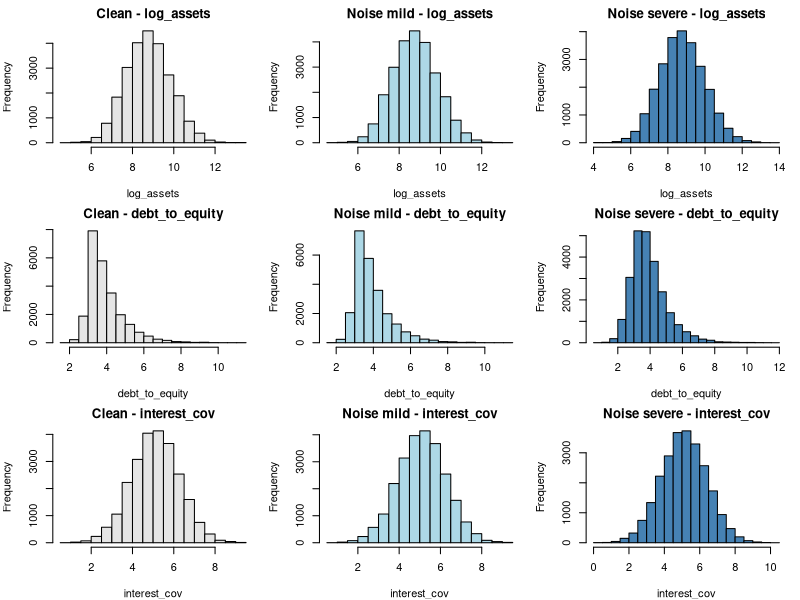
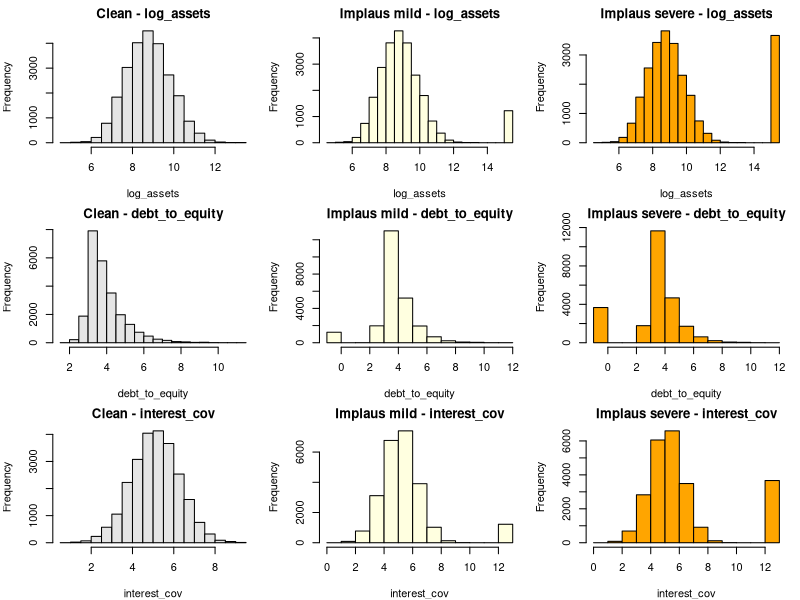

Write R code to recreate these figures, in order.
## ---- chunk 1
knitr::opts_chunk$set(echo = TRUE)

## ---- chunk 2
rescale_with_clean_params <- function(x_impaired, scaling_params) {
    (x_impaired - scaling_params["mean"]) / scaling_params["sd"]
  }

# for random noise only
rescale_mean_only <- function(x_impaired, scaling_params) {
  x_impaired - scaling_params["mean"]
}

# implausible values doesn't get rescaled

## ---- chunk 3


# Creating panel data

# have an inner loop that simulates years / data for one business
# and an outer loop that simulates for multiple businesses

##########################################

simulate_clean_data_panel <- function(N = 5000, seed = 1,
                                      min_term = 3, max_term = 7,
                                      drift_sd_log_assets     = 0.05,
                                      drift_sd_debt_to_equity = 0.03,
                                      drift_sd_interest_cov   = 0.03,
                                      drift_scale             = 0.3,
                                      seasoning_period        = 1) {
  set.seed(seed)
  
  # ============================================================
  # PHASE 1: FIRM ORIGINATION
  # ============================================================
  
  firm_age_orig <- rgamma(N, shape = 3, rate = 0.15)
  sector        <- sample(0:1, N, replace = TRUE)
  
  log_assets_orig     <- 8 + 0.03 * firm_age_orig + 0.3 * sector + rnorm(N, 0, 1) # log bc very right-skewed
  debt_to_equity_orig <- pmax(3 - 0.1 * scale(log_assets_orig) - 0.02 * scale(firm_age_orig) +
                                rgamma(N, shape = 1, rate = 1), 0)
  interest_cov_orig   <- pmax(5 - 0.4 * scale(debt_to_equity_orig) + 0.3 * scale(log_assets_orig) +
                                rnorm(N, 0, 1), 0)
  
  log_assets_mean     <- mean(log_assets_orig);     log_assets_sd     <- sd(log_assets_orig)
  debt_to_equity_mean <- mean(debt_to_equity_orig); debt_to_equity_sd <- sd(debt_to_equity_orig)
  interest_cov_mean   <- mean(interest_cov_orig);   interest_cov_sd   <- sd(interest_cov_orig)
  firm_age_mean       <- mean(firm_age_orig);       firm_age_sd       <- sd(firm_age_orig)
  
  firm_id      <- sprintf("FIRM_%05d", seq_len(N))
  vintage_year <- sample(2005:2025, N, replace = TRUE)
  loan_term    <- sample(min_term:max_term, N, replace = TRUE)
  
  # Firm trajectory type: assigned once at origination, fixed for the firm's lifetime.
  # Determines the direction of the drift mean in the annual random walk.
  # Deteriorating firms face state-dependent worsening (as before).
  # Stable firms follow a pure random walk with zero drift mean.
  # Improving firms experience a gentle drift in the opposite direction --
  # leverage falls slowly, coverage and assets improve.
  # Proportions (0.2 / 0.6 / 0.2) reflect a realistic credit portfolio
  # where most firms are broadly stable and distressed/improving firms are minorities.
  trajectory <- sample(c("deteriorating", "stable", "improving"),
                       N, replace = TRUE, prob = c(0.2, 0.6, 0.2))
  
  # ============================================================
  # PHASE 2: TRUE COEFFICIENTS
  # beta0 lowered from -3.5 to -4.2 to reduce the annual default
  # probability, giving firms runway to deteriorate before defaulting
  # rather than exiting immediately at origination.
  # ============================================================
  
  beta0               <- -4.2
  beta_log_assets     <- -0.2
  beta_debt_to_equity <-  0.4
  beta_interest_cov   <- -0.3
  beta_sector         <-  0.2
  beta_firm_age       <- -0.1
  
  # ============================================================
  # PHASE 3: PANEL EXPANSION
  # ============================================================
  
  rows <- vector("list", N)
  
  for (i in seq_len(N)) {
    
    la  <- log_assets_orig[i]
    dte <- debt_to_equity_orig[i]
    ic  <- interest_cov_orig[i]
    fa  <- firm_age_orig[i]
    
    firm_rows <- vector("list", loan_term[i])
    
    for (t in seq_len(loan_term[i])) {
      
      # --- 3a. State-dependent drift from year 2 onward ---
      if (t > 1) {
        
        # Standardize current values to compute pd_curr as deterioration weight
        la_z_curr  <- (la  - log_assets_mean)     / log_assets_sd
        dte_z_curr <- (dte - debt_to_equity_mean) / debt_to_equity_sd
        ic_z_curr  <- (ic  - interest_cov_mean)   / interest_cov_sd
        fa_z_curr  <- (fa  - firm_age_mean)        / firm_age_sd
        
        pd_curr <- plogis(beta0 +
                            beta_log_assets     * la_z_curr +
                            beta_debt_to_equity * dte_z_curr +
                            beta_interest_cov   * ic_z_curr +
                            beta_sector         * sector[i] +
                            beta_firm_age       * fa_z_curr)
        
        # Drift means are determined by trajectory type.
        # Deteriorating: state-dependent push toward worse financials, scaled by pd_curr.
        # Stable: pure random walk, drift mean = 0 for all variables.
        # Improving: gentle fixed drift in the positive direction, independent of pd_curr.
        #   A fixed (not state-dependent) improvement rate reflects firms that are
        #   genuinely deleveraging or growing, rather than just getting lucky.
        if (trajectory[i] == "deteriorating") {
          drift_mean_dte <- +drift_scale * pd_curr
          drift_mean_ic  <- -drift_scale * pd_curr
          drift_mean_la  <- -drift_scale * 0.5 * pd_curr
        } else if (trajectory[i] == "stable") {
          drift_mean_dte <- 0
          drift_mean_ic  <- 0
          drift_mean_la  <- 0
        } else {  # improving
          drift_mean_dte <- -drift_scale * 0.5   # leverage slowly falls
          drift_mean_ic  <-  drift_scale * 0.5   # coverage slowly rises
          drift_mean_la  <-  drift_scale * 0.25  # assets grow modestly
        }
        
        dte <- pmax(dte + rnorm(1, mean = drift_mean_dte, sd = drift_sd_debt_to_equity), 0)
        ic  <- pmax(ic  + rnorm(1, mean = drift_mean_ic,  sd = drift_sd_interest_cov),   0)
        la  <-      la  + rnorm(1, mean = drift_mean_la,  sd = drift_sd_log_assets)
        fa  <- fa + 1
      }
      
      # --- 3b. Standardize using origination-year scaling parameters ---
      la_z  <- (la  - log_assets_mean)     / log_assets_sd
      dte_z <- (dte - debt_to_equity_mean) / debt_to_equity_sd
      ic_z  <- (ic  - interest_cov_mean)   / interest_cov_sd
      fa_z  <- (fa  - firm_age_mean)        / firm_age_sd
      
      # --- 3c. Compute default probability and draw outcome ---
      linpred <- beta0 +
        beta_log_assets     * la_z  +
        beta_debt_to_equity * dte_z +
        beta_interest_cov   * ic_z  +
        beta_sector         * sector[i] +
        beta_firm_age       * fa_z
      pd_true <- plogis(linpred)
      
      # --- 3d. Seasoning period: no defaults allowed in early years ---
      # Firms must survive at least `seasoning_period` years before they
      # are eligible to default. This reflects real credit portfolio
      # behaviour and ensures the deterioration mechanism has time to act.
      if (t <= seasoning_period) {
        default <- 0L
      } else {
        default <- rbinom(1, size = 1, prob = pd_true)
      }
      
      repaid <- as.integer(!default & t == loan_term[i])
      
      # --- 3e. Store this firm-year row ---
      firm_rows[[t]] <- data.frame(
        firm_id          = firm_id[i],
        vintage_year     = vintage_year[i],
        obs_year         = vintage_year[i] + t - 1,
        years_on_book    = t,
        sector           = sector[i],
        loan_term        = loan_term[i],
        trajectory       = trajectory[i],        # added
        log_assets       = la,
        debt_to_equity   = dte,
        interest_cov     = ic,
        firm_age         = fa,
        log_assets_z     = la_z,
        debt_to_equity_z = dte_z,
        interest_cov_z   = ic_z,
        firm_age_z       = fa_z,
        pd_true          = pd_true,
        default          = default,
        repaid           = repaid
      )
      
      if (default == 1L) {
        firm_rows <- firm_rows[seq_len(t)]
        break
      }
    }
    
    rows[[i]] <- do.call(rbind, firm_rows)
  }
  
  panel <- do.call(rbind, rows)
  
  # ============================================================
  # PHASE 4: REPORTING
  # ============================================================
  
  n_rows      <- nrow(panel)
  n_defaulted <- sum(panel$default)
  n_repaid    <- length(unique(panel$firm_id[panel$repaid == 1]))
  
  cat("Firms simulated:       ", N, "\n")
  cat("Total firm-year rows:  ", n_rows, "\n")
  cat("Default events:        ", n_defaulted,
      sprintf("(%.1f%% of firm-years)\n", 100 * n_defaulted / n_rows))
  cat("Firms repaid:          ", n_repaid, "\n")
  cat("Obs year range:        ", min(panel$obs_year), "to", max(panel$obs_year), "\n")
  
  # --- Deterioration diagnostic ---
  # For firms that defaulted, compare mean pd_true in their first observed
  # year vs their final (default) year. A healthy gap confirms the drift
  # mechanism is doing its job before exit.
  defaulted_firms <- panel[panel$default == 1, "firm_id"]
  defaulter_panel <- panel[panel$firm_id %in% defaulted_firms, ]
  
  pd_trajectory <- do.call(rbind, lapply(
    split(defaulter_panel, defaulter_panel$firm_id),
    function(df) {
      df_sorted <- df[order(df$years_on_book), ]
      data.frame(pd_year1 = df_sorted$pd_true[1],
                 pd_final = df_sorted$pd_true[nrow(df_sorted)])
    }
  ))
  
  cat("\n--- Deterioration diagnostic (defaulting firms only) ---\n")
  cat("Mean pd_true year 1:  ", round(mean(pd_trajectory$pd_year1), 4), "\n")
  cat("Mean pd_true final:   ", round(mean(pd_trajectory$pd_final), 4), "\n")
  cat("Mean years observed:  ",
      round(mean(tapply(defaulter_panel$firm_id, defaulter_panel$firm_id, length)), 2), "\n")
  
  # ============================================================
  # PHASE 5: RETURN
  # ============================================================
  
  list(
    data = panel,
    scaling = list(
      log_assets     = c(mean = log_assets_mean,     sd = log_assets_sd),
      debt_to_equity = c(mean = debt_to_equity_mean, sd = debt_to_equity_sd),
      interest_cov   = c(mean = interest_cov_mean,   sd = interest_cov_sd),
      firm_age       = c(mean = firm_age_mean,        sd = firm_age_sd)
    ),
    true_betas = c(
      intercept       = beta0,
      log_assets      = beta_log_assets,
      debt_to_equity  = beta_debt_to_equity,
      interest_cov    = beta_interest_cov,
      sector          = beta_sector,
      firm_age        = beta_firm_age
    )
  )
}





## ---- chunk 4

######################################################################

result <- simulate_clean_data_panel()

###################################################################

dat    <- result$data


mean(dat$default)  # default rate check - should be near the "truth"

## ---- chunk 5
## Model fit
# Fitting a logistic regression -- this is the baseline model
# fitcheck_raw uses raw inputs, fitcheck_scaled uses pre-scaled inputs (should recover true betas)

# Raw inputs -- coefficients not directly comparable to true betas
fitcheck_raw <- glm(default ~ log_assets + debt_to_equity + interest_cov + sector + firm_age,
            data = dat, family = binomial())
summary(fitcheck_raw)

# Pre-scaled inputs -- coefficients should recover true betas, but slightly looser because the trajectory mechanism introduces heterogeneity
#   also because we have repeated observations per firm so no more independece

fitcheck_scaled <- glm(default ~ log_assets_z + debt_to_equity_z + interest_cov_z + 
                      sector + firm_age_z,
            data = dat, family = binomial())
summary(fitcheck_scaled)

# Compare estimated vs true betas -- this is your coefficient recovery check
true_betas <- result$true_betas

recovery <- data.frame(
  true      = true_betas,
  estimated = coef(fitcheck_scaled),
  diff      = coef(fitcheck_scaled) - true_betas
)
print(round(recovery, 4))

## ---- chunk 6

## ---- chunk 7
impair_mcar <- function(dat, scaling, severity = "mild") {
  
  # Realistic placeholder severity levels
  # Mild: ~5-10% missing, Severe: ~25-30% missing
  miss_prob <- switch(severity,
    mild   = 0.08,
    severe = 0.28
  )
  
  dat_impaired <- dat
  n <- nrow(dat)
  
  # Apply MCAR to financial ratio columns only
  # (sector and firm_age are typically always observed)
  financial_vars <- c("log_assets", "debt_to_equity", "interest_cov")
  
  for (var in financial_vars) {
    
    # Introduce missingness completely at random
    missing_idx <- rbinom(n, 1, prob = miss_prob) == 1
    dat_impaired[[var]][missing_idx] <- NA
    
        # Sanity check: print realized missing rate before imputation
    cat(sprintf("MCAR missing rate for %s: %.3f\n", var, mean(missing_idx)))
    
    
    # Placeholder imputation: clean mean (will be swapped out later)
    clean_mean <- scaling[[var]]["mean"]
    dat_impaired[[var]][is.na(dat_impaired[[var]])] <- clean_mean
    
    # Rescale using clean parameters
    dat_impaired[[paste0(var, "_z")]] <- rescale_with_clean_params(
      dat_impaired[[var]],
      scaling[[var]]
    )
  }
  
  # Track what was impaired for later evaluation
  attr(dat_impaired, "impairment") <- list(
    type      = "MCAR",
    severity  = severity,
    miss_prob = miss_prob,
    vars      = financial_vars
  )
  
  dat_impaired
}


## ---- chunk 8

dat_mcar_mild   <- impair_mcar(dat, result$scaling, severity = "mild")
dat_mcar_severe <- impair_mcar(dat, result$scaling, severity = "severe")


## ---- chunk 9

impair_mnar <- function(dat, scaling, severity = "mild") {
  
  # MNAR: missingness in interest_cov depends on interest_cov itself
  # Mechanism: firms with poor interest coverage strategically omit reporting
  # This is MNAR because missingness depends on the unobserved value of the
  # variable itself (Little & Rubin, 2002; Zhang, 2023, p. 117).
  # Logistic regression method used for realistic gradual probability change.
  
  # Note: interest_cov_z (standardised using clean params) is used as the
  # predictor so the intercept/coefficient scale is interpretable and
  # comparable across severity levels.
  
  # Intercepts tuned to match MCAR/MAR severity levels for fair comparison:
  # Mild: ~8% average missing, Severe: ~28% average missing
  mnar_intercept <- switch(severity,
    mild   = -3.5,
    severe = -1.5
  )
  
  dat_impaired <- dat
  n <- nrow(dat)
  
  # Use the clean standardised interest_cov as the predictor
  # Negative coefficient: lower interest coverage = higher missingness prob
  prob_missing <- plogis(mnar_intercept - 1.0 * dat$interest_cov_z)
  
  # Sanity check
  cat("Average MNAR missing rate:", round(mean(prob_missing), 3), "\n")
  
  # Apply missingness
  missing_idx <- rbinom(n, 1, prob = prob_missing) == 1
  dat_impaired$interest_cov[missing_idx] <- NA
  
  # Placeholder imputation: clean mean (will be swapped out later)
  clean_mean <- scaling$interest_cov["mean"]
  dat_impaired$interest_cov[is.na(dat_impaired$interest_cov)] <- clean_mean
  
  # Rescale using clean parameters
  dat_impaired$interest_cov_z <- rescale_with_clean_params(
    dat_impaired$interest_cov,
    scaling$interest_cov
  )
  
  # Tag with metadata
  attr(dat_impaired, "impairment") <- list(
    type           = "MNAR",
    severity       = severity,
    mnar_intercept = mnar_intercept,
    mnar_coef      = -1.0,
    avg_miss_rate  = mean(prob_missing),
    driven_by      = "interest_cov_z",
    vars           = "interest_cov"
  )
  
  dat_impaired
}


## ---- chunk 10

dat_mnar_mild   <- impair_mnar(dat, result$scaling, severity = "mild")
dat_mnar_severe <- impair_mnar(dat, result$scaling, severity = "severe")


## ---- chunk 11

impair_mar <- function(dat, scaling, severity = "mild") {
  
  # MAR: missingness in interest_cov depends on firm_age (fully observed)
  # Mechanism: older firms less likely to report interest coverage
  # This is MAR because firm_age is always observed — the missingness
  # predictor is not the variable with missing data (Little & Rubin, 2002;
  # Zhang, 2023). Logistic regression method used for realistic gradual
  # probability change (Zhang, 2023, p. 116).
  
  # Intercepts tuned to match MCAR severity levels for fair comparison:
  # Mild: ~8% average missing, Severe: ~28% average missing
  mar_intercept <- switch(severity,
    mild   = -3.5,
    severe = -1.5
  )
  
  dat_impaired <- dat
  n <- nrow(dat)
  
  # Missingness probability increases with firm age
  prob_missing <- plogis(mar_intercept + 0.05 * dat$firm_age)
  
  # Sanity check
  cat("Average MAR missing rate:", round(mean(prob_missing), 3), "\n")
  
  # Apply missingness
  missing_idx <- rbinom(n, 1, prob = prob_missing) == 1
  dat_impaired$interest_cov[missing_idx] <- NA
  
  # Placeholder imputation: clean mean (will be swapped out later)
  clean_mean <- scaling$interest_cov["mean"]
  dat_impaired$interest_cov[is.na(dat_impaired$interest_cov)] <- clean_mean
  
  # Rescale using clean parameters
  dat_impaired$interest_cov_z <- rescale_with_clean_params(
    dat_impaired$interest_cov,
    scaling$interest_cov
  )
  
  # Tag with metadata
  attr(dat_impaired, "impairment") <- list(
    type           = "MAR",
    severity       = severity,
    mar_intercept  = mar_intercept,
    avg_miss_rate  = mean(prob_missing),
    driven_by      = "firm_age",
    vars           = "interest_cov"
  )
  
  dat_impaired
}

## ---- chunk 12

dat_mar_mild   <- impair_mar(dat, result$scaling, severity = "mild")
dat_mar_severe <- impair_mar(dat, result$scaling, severity = "severe")



## ---- chunk 13


impair_noise <- function(dat, scaling, severity = "mild") {
  
  # Measurement noise: Gaussian noise added to continuous financial predictors
  # Severity defined as % of each variable's clean SD
  # mild: SD_noise = 10% of clean SD, severe: SD_noise = 50% of clean SD
  noise_sd_multiplier <- switch(severity,
    mild   = 0.10,
    severe = 0.50
  )
  
  dat_impaired <- dat
  n <- nrow(dat)
  
  # Variables to corrupt — continuous financial predictors only
  # (firm_age excluded: it drives MNAR so corrupting it would confound comparisons)
  # (sector excluded: categorical)
  noise_vars <- c("log_assets", "debt_to_equity", "interest_cov")
  
  for (v in noise_vars) {
    clean_sd   <- scaling[[v]]["sd"]
    noise      <- rnorm(n, mean = 0, sd = noise_sd_multiplier * clean_sd)
    dat_impaired[[v]] <- dat_impaired[[v]] + noise
  }
  
  # Print SD inflation per variable so you can verify severity
  for (v in noise_vars) {
    cat(sprintf("Noise SD for %s: %.4f (%.0f%% of clean SD = %.4f)\n",
      v,
      noise_sd_multiplier * scaling[[v]]["sd"],
      noise_sd_multiplier * 100,
      scaling[[v]]["sd"]
    ))
  }
  
  # Rescale using clean parameters for MEAN ONLY
for (v in noise_vars) {
  z_name <- paste0(v, "_z")
  dat_impaired[[z_name]] <- rescale_mean_only(
    dat_impaired[[v]],
    scaling[[v]]
  )
}
  
  # Tag with metadata
  attr(dat_impaired, "impairment") <- list(
    type               = "noise",
    severity           = severity,
    noise_sd_multiplier = noise_sd_multiplier,
    vars               = noise_vars
  )
  
  dat_impaired
}



## ---- chunk 14

dat_noise_mild   <- impair_noise(dat, result$scaling, severity = "mild")
dat_noise_severe <- impair_noise(dat, result$scaling, severity = "severe")
## ---- chunk 15

impair_implausible <- function(dat, scaling, severity = "mild") {
  
  # Implausible values: replace a random subset of rows with domain-invalid
  # or extreme outlier values, depending on the variable
  # Severity controls the % of rows corrupted
  # PLACEHOLDER rates — to be confirmed with company supervisors
  corrupt_rate <- switch(severity,
    mild   = 0.05,  # 5% of rows corrupted
    severe = 0.15   # 15% of rows corrupted
  )
  
  dat_impaired <- dat
  n <- nrow(dat)
  
  # --- Define implausible value per variable ---
  # PLACEHOLDER definitions — swap these out once company confirms benchmarks
  implausible_values <- list(
    log_assets     = mean(dat$log_assets) + 6 * sd(dat$log_assets),  # extreme high outlier
    debt_to_equity = -1,                                               # domain-invalid: negative
    interest_cov   = mean(dat$interest_cov) + 6 * sd(dat$interest_cov), # extreme high outlier
    firm_age       = -10                                               # domain-invalid: negative age
  )
  
  implausible_vars <- names(implausible_values)
  
  # --- Inject implausible values ---
  for (v in implausible_vars) {
    corrupt_idx <- sample(n, size = floor(corrupt_rate * n), replace = FALSE)
    dat_impaired[[v]][corrupt_idx] <- implausible_values[[v]]
    cat(sprintf("Implausible values injected in %s: %d rows (%.0f%%), value = %.2f\n",
      v,
      length(corrupt_idx),
      corrupt_rate * 100,
      implausible_values[[v]]
    ))
  }
  
  # No rescaling — implausible values are intended to distort the variable's
  # distribution. Rescaling would compress the damage and understate the impairment effect.
  
  # Tag with metadata
  attr(dat_impaired, "impairment") <- list(
    type         = "implausible",
    severity     = severity,
    corrupt_rate = corrupt_rate,
    vars         = implausible_vars
  )
  
  dat_impaired
}


## ---- chunk 16

dat_impl_mild   <- impair_implausible(dat, result$scaling, severity = "mild")
dat_impl_severe <- impair_implausible(dat, result$scaling, severity = "severe")


## ---- chunk 17

# ── Sanity Checks: All Impairment Functions ────────────────────────────────

# Assumes the following objects exist in your environment:
# dat                                        (clean data)
# dat_mcar_mild,    dat_mcar_severe
# dat_mnar_mild,    dat_mnar_severe
# dat_noise_mild,   dat_noise_severe
# dat_impl_mild,    dat_impl_severe
# scaling <- attr(dat, "scaling")


scaling <- attr(result, "scaling")


# ── 1. Missing rates (MCAR & MNAR) ────────────────────────────────────────

cat("=== Missing Rates ===\n")
cat("MCAR mild:  ", round(mean(is.na(dat_mcar_mild$interest_cov)), 3),  "\n")
cat("MCAR severe:", round(mean(is.na(dat_mcar_severe$interest_cov)), 3), "\n")
cat("MNAR mild:  ", round(mean(is.na(dat_mnar_mild$interest_cov)), 3),  "\n")
cat("MNAR severe:", round(mean(is.na(dat_mnar_severe$interest_cov)), 3), "\n")

# zero bc we imputed

# ── 2. MNAR missingness increases with firm age ────────────────────────────

cat("\n=== MNAR: Missing Rate by Firm Age Quartile ===\n")
age_bins <- cut(dat$firm_age, breaks = 4)

cat("Mild:\n")
print(round(tapply(is.na(dat_mnar_mild$interest_cov), age_bins, mean), 3))

cat("Severe:\n")
print(round(tapply(is.na(dat_mnar_severe$interest_cov), age_bins, mean), 3))

# again...zero because imputation

# ── 3. Noise inflated SD ──────────────────────────────────────────────────

cat("\n=== Noise: SD Before and After ===\n")
noise_vars <- c("log_assets", "debt_to_equity", "interest_cov")

for (v in noise_vars) {
  cat(sprintf("%-20s clean SD: %.4f | mild SD: %.4f | severe SD: %.4f\n",
    v,
    sd(dat[[v]]),
    sd(dat_noise_mild[[v]]),
    sd(dat_noise_severe[[v]])
  ))
}

# ── 4. Implausible values are present ─────────────────────────────────────

cat("\n=== Implausible: Summary of Affected Variables ===\n")
impl_vars <- c("log_assets", "debt_to_equity", "interest_cov", "firm_age")

for (v in impl_vars) {
  cat(sprintf("\n%s:\n", v))
  cat("  mild max:  ", round(max(dat_impl_mild[[v]]),  2), "\n")
  cat("  severe max:", round(max(dat_impl_severe[[v]]), 2), "\n")
}

for (v in impl_vars) {
  cat(sprintf("\n%s:\n", v))
  cat("  mild min:  ", round(min(dat_impl_mild[[v]]),  2), "\n")
  cat("  severe min:", round(min(dat_impl_severe[[v]]), 2), "\n")
}


# Domain-invalid checks
cat("\nNegative debt_to_equity — mild: ",
  round(mean(dat_impl_mild$debt_to_equity < 0), 3),  
  "| severe:", 
  round(mean(dat_impl_severe$debt_to_equity < 0), 3), "\n")
# not going to see anything notable for firm age or assets (set to negative #s)


cat("Negative firm_age — mild: ",
  round(mean(dat_impl_mild$firm_age < 0), 3),  
  "| severe:", 
  round(mean(dat_impl_severe$firm_age < 0), 3), "\n")

# ── 5a. Visual distributions: Noise ───────────────────────────────────────
par(mfrow = c(3, 3), mar = c(4, 4, 2, 1))

for (v in c("log_assets", "debt_to_equity", "interest_cov")) {
  hist(dat[[v]],             main = paste("Clean -", v),        xlab = v, col = "grey90")
  hist(dat_noise_mild[[v]],  main = paste("Noise mild -", v),   xlab = v, col = "lightblue")
  hist(dat_noise_severe[[v]], main = paste("Noise severe -", v), xlab = v, col = "steelblue")
}

# ── 5b. Visual distributions: Implausible ─────────────────────────────────
par(mfrow = c(3, 3), mar = c(4, 4, 2, 1))

for (v in c("log_assets", "debt_to_equity", "interest_cov")) {
  hist(dat[[v]],              main = paste("Clean -", v),           xlab = v, col = "grey90")
  hist(dat_impl_mild[[v]],    main = paste("Implaus mild -", v),    xlab = v, col = "lightyellow")
  hist(dat_impl_severe[[v]],  main = paste("Implaus severe -", v),  xlab = v, col = "orange")
}


# ── 6. Metadata tags ──────────────────────────────────────────────────────

cat("\n=== Metadata Tags ===\n")
for (nm in c("dat_mcar_mild", "dat_mcar_severe",
             "dat_mnar_mild", "dat_mnar_severe",
             "dat_noise_mild", "dat_noise_severe",
             "dat_impl_mild", "dat_impl_severe")) {
  cat(nm, "→ type:", attr(get(nm), "impairment")$type,
      "| severity:", attr(get(nm), "impairment")$severity, "\n")
}
